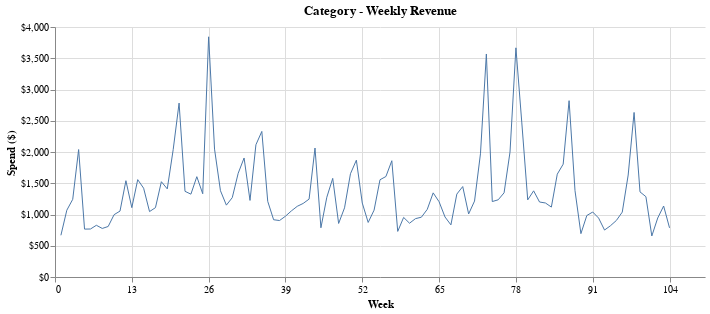

Source (notebook cell):
### Code cell
weekly_plot(dataframe=weekly_spend_summary('Category', grocery_lf).collect(), 
            y='Weekly Spend', 
            title='Category - Weekly Revenue', 
            y_axis_label='Spend ($)',
            pct=False,
            legend=False)

### Figure 1 — Vega-Lite specification as saved in the notebook (floating-point values rounded to 4 significant figures)
{"$schema": "https://vega.github.io/schema/vega-lite/v5.20.1.json", "config": {"axisY": {}, "view": {"continuousHeight": 300, "continuousWidth": 300, "stroke": null}}, "data": {"name": "data-c83365c4af255035f00e748babdb23cb"}, "datasets": {"data-c83365c4af255035f00e748babdb23cb": [{"Weekly Spend": 667.4, "week": 1}, {"Weekly Spend": 1069.0, "week": 2}, {"Weekly Spend": 1243.0, "week": 3}, {"Weekly Spend": 2039.0, "week": 4}, {"Weekly Spend": 766.5, "week": 5}, {"Weekly Spend": 767.9, "week": 6}, {"Weekly Spend": 827.4, "week": 7}, {"Weekly Spend": 776.9, "week": 8}, {"Weekly Spend": 808.4, "week": 9}, {"Weekly Spend": 997.1, "week": 10}, {"Weekly Spend": 1055.0, "week": 11}, {"Weekly Spend": 1541.0, "week": 12}, {"Weekly Spend": 1110.0, "week": 13}, {"Weekly Spend": 1558.0, "week": 14}, {"Weekly Spend": 1420.0, "week": 15}, {"Weekly Spend": 1047.0, "week": 16}, {"Weekly Spend": 1110.0, "week": 17}, {"Weekly Spend": 1525.0, "week": 18}, {"Weekly Spend": 1410.0, "week": 19}, {"Weekly Spend": 2037.0, "week": 20}, {"Weekly Spend": 2783.0, "week": 21}, {"Weekly Spend": 1371.0, "week": 22}, {"Weekly Spend": 1325.0, "week": 23}, {"Weekly Spend": 1605.0, "week": 24}, {"Weekly Spend": 1332.0, "week": 25}, {"Weekly Spend": 3843.0, "week": 26}, {"Weekly Spend": 2046.0, "week": 27}, {"Weekly Spend": 1381.0, "week": 28}, {"Weekly Spend": 1150.0, "week": 29}, {"Weekly Spend": 1270.0, "week": 30}, {"Weekly Spend": 1660.0, "week": 31}, {"Weekly Spend": 1904.0, "week": 32}, {"Weekly Spend": 1225.0, "week": 33}, {"Weekly Spend": 2116.0, "week": 34}, {"Weekly Spend": 2329.0, "week": 35}, {"Weekly Spend": 1211.0, "week": 36}, {"Weekly Spend": 916.3, "week": 37}, {"Weekly Spend": 903.6, "week": 38}, {"Weekly Spend": 972.7, "week": 39}, {"Weekly Spend": 1057.0, "week": 40}, {"Weekly Spend": 1131.0, "week": 41}, {"Weekly Spend": 1177.0, "week": 42}, {"Weekly Spend": 1246.0, "week": 43}, {"Weekly Spend": 2064.0, "week": 44}, {"Weekly Spend": 787.5, "week": 45}, {"Weekly Spend": 1276.0, "week": 46}, {"Weekly Spend": 1578.0, "week": 47}, {"Weekly Spend": 856.6, "week": 48}, {"Weekly Spend": 1107.0, "week": 49}, {"Weekly Spend": 1652.0, "week": 50}, {"Weekly Spend": 1869.0, "week": 51}, {"Weekly Spend": 1183.0, "week": 52}, {"Weekly Spend": 872.9, "week": 53}, {"Weekly Spend": 1070.0, "week": 54}, {"Weekly Spend": 1556.0, "week": 55}, {"Weekly Spend": 1608.0, "week": 56}, {"Weekly Spend": 1860.0, "week": 57}, {"Weekly Spend": 729.7, "week": 58}, {"Weekly Spend": 953.5, "week": 59}, {"Weekly Spend": 860.6, "week": 60}, {"Weekly Spend": 933.6, "week": 61}, {"Weekly Spend": 956.7, "week": 62}, {"Weekly Spend": 1083.0, "week": 63}, {"Weekly Spend": 1346.0, "week": 64}, {"Weekly Spend": 1204.0, "week": 65}, {"Weekly Spend": 960.4, "week": 66}, {"Weekly Spend": 834.3, "week": 67}, {"Weekly Spend": 1326.0, "week": 68}, {"Weekly Spend": 1447.0, "week": 69}, {"Weekly Spend": 1009.0, "week": 70}, {"Weekly Spend": 1215.0, "week": 71}, {"Weekly Spend": 1971.0, "week": 72}, {"Weekly Spend": 3568.0, "week": 73}, {"Weekly Spend": 1207.0, "week": 74}, {"Weekly Spend": 1235.0, "week": 75}, {"Weekly Spend": 1347.0, "week": 76}, {"Weekly Spend": 1998.0, "week": 77}, {"Weekly Spend": 3667.0, "week": 78}, {"Weekly Spend": 2466.0, "week": 79}, {"Weekly Spend": 1234.0, "week": 80}, {"Weekly Spend": 1379.0, "week": 81}, {"Weekly Spend": 1200.0, "week": 82}, {"Weekly Spend": 1184.0, "week": 83}, {"Weekly Spend": 1119.0, "week": 84}, {"Weekly Spend": 1645.0, "week": 85}, {"Weekly Spend": 1805.0, "week": 86}, {"Weekly Spend": 2821.0, "week": 87}, {"Weekly Spend": 1381.0, "week": 88}, {"Weekly Spend": 693.6, "week": 89}, {"Weekly Spend": 983.9, "week": 90}, {"Weekly Spend": 1040.0, "week": 91}, {"Weekly Spend": 942.4, "week": 92}, {"Weekly Spend": 751.2, "week": 93}, {"Weekly Spend": 820.3, "week": 94}, {"Weekly Spend": 904.3, "week": 95}, {"Weekly Spend": 1038.0, "week": 96}, {"Weekly Spend": 1631.0, "week": 97}, {"Weekly Spend": 2633.0, "week": 98}, {"Weekly Spend": 1362.0, "week": 99}, {"Weekly Spend": 1285.0, "week": 100}, {"Weekly Spend": 656.4, "week": 101}, {"Weekly Spend": 943.9, "week": 102}, {"Weekly Spend": 1136.0, "week": 103}, {"Weekly Spend": 786.2, "week": 104}]}, "encoding": {"color": {}, "x": {"axis": {"labelExpr": "datum.value", "title": "Week", "values": [0, 13, 26, 39, 52, 65, 78, 91, 104]}, "field": "week", "type": "quantitative"}, "y": {"axis": {"format": "$,.0f"}, "field": "Weekly Spend", "title": "Spend ($)", "type": "quantitative"}}, "height": 250, "mark": {"strokeWidth": 1, "type": "line"}, "title": "Category - Weekly Revenue", "width": 650}
